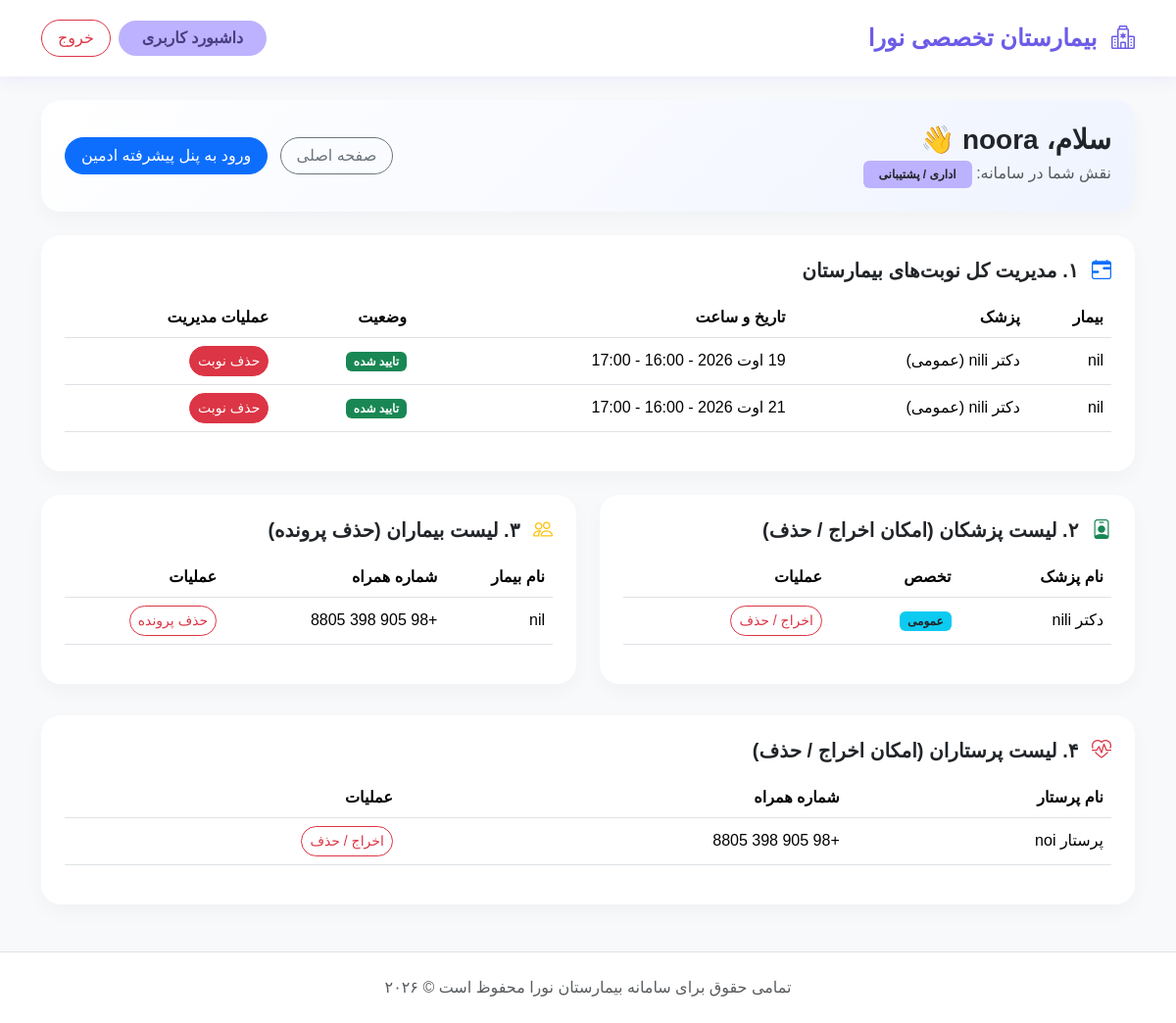
The app's page /dashboard/ (signed in) with its own data.
### hp/models.py (models this page shows, shortened)
class UserProfile(models.Model):
    user = models.OneToOneField(User, on_delete=models.CASCADE, related_name='profile')
    role = models.CharField(max_length=20, choices=ROLE_CHOICES, default='patient')
    phone_number = models.CharField(max_length=15, blank=True, null=True)
    national_code = models.CharField(max_length=10, blank=True, null=True)

class Appointment(models.Model):
    patient = models.ForeignKey(User, on_delete=models.CASCADE, related_name='appointments_as_patient')
    doctor = models.ForeignKey(Doctor, on_delete=models.CASCADE, related_name='appointments_as_doctor')
    date = models.DateField()
    time_slot = models.CharField(max_length=50)
    status = models.CharField(max_length=20, choices=APPOINTMENT_STATUS, default='pending')
    created_at = models.DateTimeField(auto_now_add=True)

class Doctor(models.Model):
    user = models.OneToOneField(User, on_delete=models.CASCADE, related_name='doctor_profile')
    specialization = models.CharField(max_length=100, default='عمومی')
    department = models.ForeignKey(Department, on_delete=models.SET_NULL, null=True, blank=True)
    fee = models.PositiveIntegerField(default=100000)

### hp/views.py (the view)
# urls.py: path('dashboard/', views.dashboard, name='dashboard'),
def dashboard(request):
    if not request.user.is_authenticated:
        return redirect('login')
    profile, created = UserProfile.objects.get_or_create(
        user=request.user,
        defaults={'role': 'staff'}
    )
    context = {'profile': profile}
    if profile.role == 'patient':
        context['appointments'] = Appointment.objects.filter(patient=request.user)
    elif profile.role == 'doctor':
        try:
            doctor_obj = Doctor.objects.get(user=request.user)
            context['appointments'] = Appointment.objects.filter(doctor=doctor_obj)
        except Doctor.DoesNotExist:
            context['appointments'] = []
    elif profile.role == 'nurse':
        context['appointments'] = Appointment.objects.filter(status='confirmed')
    else:
        context['appointments'] = Appointment.objects.all()
        context['doctors'] = Doctor.objects.all()
        context['patients'] = UserProfile.objects.filter(role='patient')
        context['nurses'] = UserProfile.objects.filter(role='nurse')  # <--- اضافه شدن لیست پرستاران
    return render(request, 'hp/dashboard.html', context)

### templates/hp/dashboard.html (shortened to what this page needs)
{% extends 'hp/base.html' %}
{% block content %}
<div class="row mb-4">
    <div class="col-md-12">
        <div class="card card-pastel p-4 d-flex flex-row align-items-center justify-content-between" style="background: linear-gradient(135deg, #ffffff, #f0f4ff);">
            <div>
                <h3 class="fw-bold text-dark mb-1">سلام، {{ user.get_full_name|default:user.username }} 👋</h3>
                <p class="text-muted mb-0">نقش شما در سامانه: <span class="badge px-3 py-2 text-dark" style="background-color: var(--pastel-purple);">{{ profile.get_role_display|default:"کاربر" }}</span></p>
            </div>
            <div>
                <a href="{% url 'home' %}" class="btn btn-outline-secondary rounded-pill px-3 me-2">صفحه اصلی</a>
                {% if profile.role == 'staff' %}
                    <a href="/admin/" class="btn btn-primary rounded-pill px-3" target="_blank">ورود به پنل پیشرفته ادمین</a>
                {% endif %}
            </div>
        </div>
    </div>
</div>
{% if profile.role == 'patient' %}
<div class="row g-4">
    <div class="col-md-8">
        <div class="card card-pastel p-4">
            <h5 class="fw-bold mb-3"><i class="bi bi-calendar-check text-primary me-2"></i> نوبت‌های ثبت‌شده شما</h5>
            {% if appointments %}
                <ul class="list-group list-group-flush">
                    {% for app in appointments %}
                        <li class="list-group-item d-flex justify-content-between align-items-center bg-transparent py-3">
                            <div>
                                <h6 class="mb-1 fw-bold">دکتر {{ app.doctor.user.username }} ({{ app.doctor.specialization }})</h6>
                                <p class="small text-muted mb-0">تاریخ: {{ app.date }} | ساعت: {{ app.time_slot }}</p>
                            </div>
                            <div class="d-flex align-items-center gap-2">
                                {% if app.status == 'confirmed' %}
                                    <span class="badge bg-success rounded-pill px-3 py-2">تایید شده</span>
                                    <a href="{% url 'prescription_view' app.id %}" class="btn btn-sm btn-outline-primary rounded-pill px-3">مشاهده نسخه</a>
                                {% elif app.status == 'canceled' %}
                                    <span class="badge bg-danger rounded-pill px-3 py-2">لغو شده</span>
                                {% else %}
                                    <span class="badge bg-warning text-dark rounded-pill px-3 py-2">در انتظار تایید</span>
                                    <a href="{% url 'delete_appointment' app.id %}" class="btn btn-sm btn-outline-danger rounded-pill px-3" onclick="return confirm('آیا از لغو این نوبت اطمینان دارید؟')">لغو نوبت</a>
                                {% endif %}
                            </div>
                        </li>
                    {% endfor %}
                </ul>
            {% else %}
                <p class="text-muted mb-0">شما هیچ نوبت فعالی ندارید.</p>
            {% endif %}
        </div>
    </div>
    <div class="col-md-4">
        <div class="card card-pastel p-4">
            <h5 class="fw-bold mb-3"><i class="bi bi-plus-circle text-success me-2"></i> رزرو نوبت جدید</h5>
            <p class="small text-muted">پزشک مورد نظر خود را انتخاب کرده و نوبت رزرو کنید.</p>
            <a href="{% url 'book_appointment' %}" class="btn btn-pastel-success rounded-pill w-100 mt-2">مشاهده پزشکان و رزرو</a>
        </div>
    </div>
</div>
{% else %}
<div class="row g-4">
    <div class="col-md-12">
        <div class="card card-pastel p-4">
            <h5 class="fw-bold mb-3"><i class="bi bi-calendar-range text-primary me-2"></i> ۱. مدیریت کل نوبت‌های بیمارستان</h5>
            <table class="table table-hover align-middle">
                <thead>
                    <tr>
                        <th>بیمار</th>
                        <th>پزشک</th>
                        <th>تاریخ و ساعت</th>
                        <th>وضعیت</th>
                        <th>عملیات مدیریت</th>
                    </tr>
                </thead>
                <tbody>
                    {% for app in appointments %}
                    <tr>
                        <td>{{ app.patient.username }}</td>
                        <td>دکتر {{ app.doctor.user.username }} ({{ app.doctor.specialization }})</td>
                        <td>{{ app.date }} - {{ app.time_slot }}</td>
                        <td>
                            {% if app.status == 'confirmed' %}
                                <span class="badge bg-success">تایید شده</span>
                            {% elif app.status == 'canceled' %}
                                <span class="badge bg-danger">لغو شده</span>
                            {% else %}
                                <span class="badge bg-warning text-dark">در انتظار تایید</span>
                            {% endif %}
                        </td>
                        <td>
                            <a href="{% url 'delete_appointment' app.id %}" class="btn btn-sm btn-danger rounded-pill" onclick="return confirm('حذف نوبت؟')">حذف نوبت</a>
                        </td>
                    </tr>
                    {% empty %}
                    <tr>
                        <td colspan="5" class="text-muted text-center py-3">هیچ نوبتی ثبت نشده است.</td>
                    </tr>
                    {% endfor %}
                </tbody>
            </table>
        </div>
    </div>
    <div class="col-md-6">
        <div class="card card-pastel p-4">
            <h5 class="fw-bold mb-3"><i class="bi bi-person-badge text-success me-2"></i> ۲. لیست پزشکان (امکان اخراج / حذف)</h5>
            <table class="table table-hover align-middle">
                <thead>
                    <tr>
                        <th>نام پزشک</th>
                        <th>تخصص</th>
                        <th>عملیات</th>
                    </tr>
                </thead>
                <tbody>
                    {% for doc in doctors %}
                    <tr>
                        <td>دکتر {{ doc.user.username }}</td>
                        <td><span class="badge bg-info text-dark">{{ doc.specialization }}</span></td>
                        <td>
                            <a href="{% url 'delete_user' doc.user.id %}" class="btn btn-sm btn-outline-danger rounded-pill" onclick="return confirm('آیا از حذف این پزشک اطمینان دارید؟')">اخراج / حذف</a>
                        </td>
                    </tr>
                    {% empty %}
                    <tr>
                        <td colspan="3" class="text-muted text-center py-2">پزشکی ثبت نشده است.</td>
                    </tr>
                    {% endfor %}
                </tbody>
            </table>
        </div>
    </div>
    <div class="col-md-6">
        <div class="card card-pastel p-4">
            <h5 class="fw-bold mb-3"><i class="bi bi-people text-warning me-2"></i> ۳. لیست بیماران (حذف پرونده)</h5>
            <table class="table table-hover align-middle">
                <thead>
                    <tr>
                        <th>نام بیمار</th>
                        <th>شماره همراه</th>
                        <th>عملیات</th>
                    </tr>
                </thead>
                <tbody>
                    {% for p in patients %}
                    <tr>
                        <td>{{ p.user.username }}</td>
                        <td>{{ p.phone_number|default:"-" }}</td>
                        <td>
                            <a href="{% url 'delete_user' p.user.id %}" class="btn btn-sm btn-outline-danger rounded-pill" onclick="return confirm('آیا از حذف این بیمار اطمینان دارید؟')">حذف پرونده</a>
                        </td>
                    </tr>
                    {% empty %}
                    <tr>
                        <td colspan="3" class="text-muted text-center py-2">بیماری ثبت نشده است.</td>
                    </tr>
                    {% endfor %}
                </tbody>
            </table>
        </div>
    </div>
</div>
{% endif %}
<div class="row g-4 mt-2">
    <div class="col-md-12">
        <div class="card card-pastel p-4">
            <h5 class="fw-bold mb-3"><i class="bi bi-heart-pulse text-danger me-2"></i> ۴. لیست پرستاران (امکان اخراج / حذف)</h5>
            <table class="table table-hover align-middle">
                <thead>
                    <tr>
                        <th>نام پرستار</th>
                        <th>شماره همراه</th>
                        <th>عملیات</th>
                    </tr>
                </thead>
                <tbody>
                    {% for n in nurses %}
                    <tr>
                        <td>پرستار {{ n.user.username }}</td>
                        <td>{{ n.phone_number|default:"-" }}</td>
                        <td>
                            <a href="{% url 'delete_user' n.user.id %}" class="btn btn-sm btn-outline-danger rounded-pill" onclick="return confirm('آیا از حذف این پرستار اطمینان دارید؟')">اخراج / حذف</a>
                        </td>
                    </tr>
                    {% empty %}
                    <tr>
                        <td colspan="3" class="text-muted text-center py-2">پرستاری ثبت نشده است.</td>
                    </tr>
                    {% endfor %}
                </tbody>
            </table>
        </div>
    </div>
</div>
{% endblock %}

### templates/hp/base.html (shortened to what this page needs)
<!DOCTYPE html>
<html lang="fa" dir="rtl">
<head>
    <link rel="stylesheet" href="https://cdn.jsdelivr.net/npm/bootstrap@5.3.2/dist/css/bootstrap.rtl.min.css">
    <link rel="stylesheet" href="https://cdn.jsdelivr.net/npm/bootstrap-icons@1.11.1/font/bootstrap-icons.css">
    <link href="https://cdn.jsdelivr.net/gh/rastikerdar/vazirmatn@v33.003/Vazirmatn-font-face.css" rel="stylesheet" type="text/css" />
</head>
<body>
<nav class="navbar navbar-expand-lg navbar-pastel py-3 mb-4">
    <div class="container">
        <a class="navbar-brand fw-bold fs-4 text-purple" style="color: #6c5ce7;" href="{% url 'home' %}">
            <i class="bi bi-hospital me-2"></i> بیمارستان تخصصی نورا
        </a>
        <div class="d-flex align-items-center gap-2">
            {% if user.is_authenticated %}
                <a href="{% url 'dashboard' %}" class="btn btn-pastel-primary rounded-pill px-4">داشبورد کاربری</a>
                <a href="{% url 'logout' %}" class="btn btn-outline-danger rounded-pill px-3">خروج</a>
            {% else %}
                <a href="{% url 'login' %}" class="btn btn-pastel-primary rounded-pill px-4">ورود</a>
                <a href="{% url 'register' %}" class="btn btn-pastel-success rounded-pill px-4">ثبت‌نام کاربر جدید</a>
            {% endif %}
        </div>
    </div>
</nav>
<div class="container mb-5">
    {% block content %}{% endblock %}
</div>
<footer class="text-center py-4 text-muted border-top mt-5 bg-white">
    <p class="mb-0">تمامی حقوق برای سامانه بیمارستان نورا محفوظ است © ۲۰۲۶</p>
</footer>
</body>
</html>

### templates/hp/base.html (style rules this page uses)
:root { --pastel-blue: #a0c4ff; --pastel-green: #caffbf; --pastel-pink: #ffadad; --pastel-purple: #bdb2ff; --pastel-yellow: #fdffb6; --pastel-bg: #f8f9fa; --dark-text: #2b2d42; }
body { font-family: 'Vazirmatn', sans-serif; background-color: var(--pastel-bg); color: var(--dark-text); }
.navbar-pastel { background-color: #ffffff; box-shadow: 0 4px 15px rgba(189, 178, 255, 0.2); }
.btn-pastel-primary { background-color: var(--pastel-purple); color: #4a3e80; border: none; font-weight: bold; transition: all 0.3s ease; }
.card-pastel { border: none; border-radius: 20px; box-shadow: 0 8px 20px rgba(0,0,0,0.03); background: #ffffff; transition: transform 0.3s; }

### records on screen
UserProfile: role "اداری / پشتیبانی"
Appointment: patient.username "nil", doctor.specialization "عمومی", date "19 اوت 2026", time_slot "16:00 - 17:00", status "تایید شده"
Appointment: patient.username "nil", doctor.specialization "عمومی", date "21 اوت 2026", time_slot "16:00 - 17:00", status "تایید شده"
Doctor: user.username "nili", specialization "عمومی"
UserProfile: user.username "nil", phone_number "+98 905 398 8805"
UserProfile: user.username "noi", phone_number "+98 905 398 8805"
